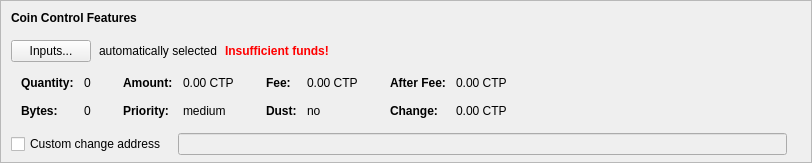
    <widget class="QFrame" name="frameCoinControl">
     <property name="sizePolicy">
      <sizepolicy hsizetype="Expanding" vsizetype="Expanding">
       <horstretch>0</horstretch>
       <verstretch>0</verstretch>
      </sizepolicy>
     </property>
     <property name="maximumSize">
      <size>
       <width>16777215</width>
       <height>16777215</height>
      </size>
     </property>
     <property name="frameShape">
      <enum>QFrame::StyledPanel</enum>
     </property>
     <property name="frameShadow">
      <enum>QFrame::Sunken</enum>
     </property>
     <layout class="QVBoxLayout" name="verticalLayoutCoinControl2">
      <property name="spacing">
       <number>0</number>
      </property>
      <property name="leftMargin">
       <number>0</number>
      </property>
      <property name="topMargin">
       <number>0</number>
      </property>
      <property name="rightMargin">
       <number>0</number>
      </property>
      <property name="bottomMargin">
       <number>6</number>
      </property>
      <item>
       <layout class="QVBoxLayout" name="verticalLayoutCoinControl" stretch="0,0,0,0,1">
        <property name="spacing">
         <number>0</number>
        </property>
        <property name="leftMargin">
         <number>10</number>
        </property>
        <property name="topMargin">
         <number>10</number>
        </property>
        <item>
         <layout class="QHBoxLayout" name="horizontalLayoutCoinControl1">
          <property name="bottomMargin">
           <number>15</number>
          </property>
          <item>
           <widget class="QLabel" name="labelCoinControlFeatures">
            <property name="sizePolicy">
             <sizepolicy hsizetype="Preferred" vsizetype="Maximum">
              <horstretch>0</horstretch>
              <verstretch>0</verstretch>
             </sizepolicy>
            </property>
            <property name="font">
             <font>
              <weight>75</weight>
              <bold>true</bold>
             </font>
            </property>
            <property name="styleSheet">
             <string notr="true">font-weight:bold;</string>
            </property>
            <property name="text">
             <string>Coin Control Features</string>
            </property>
           </widget>
          </item>
         </layout>
        </item>
        <item>
         <layout class="QHBoxLayout" name="horizontalLayoutCoinControl2" stretch="0,0,0,0">
          <property name="spacing">
           <number>8</number>
          </property>
          <property name="bottomMargin">
           <number>10</number>
          </property>
          <item>
           <widget class="QPushButton" name="pushButtonCoinControl">
            <property name="styleSheet">
             <string notr="true"/>
            </property>
            <property name="text">
             <string>Inputs...</string>
            </property>
            <property name="autoDefault">
             <bool>false</bool>
            </property>
           </widget>
          </item>
          <item>
           <widget class="QLabel" name="labelCoinControlAutomaticallySelected">
            <property name="text">
             <string>automatically selected</string>
            </property>
            <property name="margin">
             <number>5</number>
            </property>
           </widget>
          </item>
          <item>
           <widget class="QLabel" name="labelCoinControlInsuffFunds">
            <property name="font">
             <font>
              <weight>75</weight>
              <bold>true</bold>
             </font>
            </property>
            <property name="styleSheet">
             <string notr="true">color:red;font-weight:bold;</string>
            </property>
            <property name="text">
             <string>Insufficient funds!</string>
            </property>
            <property name="margin">
             <number>5</number>
            </property>
           </widget>
          </item>
          <item>
           <spacer name="horizontalSpacerCoinControl">
            <property name="orientation">
             <enum>Qt::Horizontal</enum>
            </property>
            <property name="sizeHint" stdset="0">
             <size>
              <width>40</width>
              <height>1</height>
             </size>
            </property>
           </spacer>
          </item>
         </layout>
        </item>
        <item>
         <widget class="QWidget" name="widgetCoinControl" native="true">
          <property name="sizePolicy">
           <sizepolicy hsizetype="Preferred" vsizetype="Preferred">
            <horstretch>0</horstretch>
            <verstretch>0</verstretch>
           </sizepolicy>
          </property>
          <property name="minimumSize">
           <size>
            <width>0</width>
            <height>0</height>
           </size>
          </property>
          <property name="styleSheet">
           <string notr="true"/>
          </property>
          <layout class="QHBoxLayout" name="horizontalLayoutCoinControl5">
           <property name="leftMargin">
            <number>0</number>
           </property>
           <property name="topMargin">
            <number>0</number>
           </property>
           <property name="rightMargin">
            <number>0</number>
           </property>
           <property name="bottomMargin">
            <number>0</number>
           </property>
           <item>
            <layout class="QHBoxLayout" name="horizontalLayoutCoinControl3" stretch="0,0,0,1">
             <property name="spacing">
              <number>20</number>
             </property>
             <property name="topMargin">
              <number>0</number>
             </property>
             <property name="bottomMargin">
              <number>10</number>
             </property>
             <item>
              <layout class="QFormLayout" name="formLayoutCoinControl1">
               <property name="horizontalSpacing">
                <number>10</number>
               </property>
               <property name="verticalSpacing">
                <number>14</number>
               </property>
               <property name="leftMargin">
                <number>10</number>
               </property>
               <property name="topMargin">
                <number>4</number>
               </property>
               <property name="rightMargin">
                <number>6</number>
               </property>
               <item row="0" column="0">
                <widget class="QLabel" name="labelCoinControlQuantityText">
                 <property name="font">
                  <font>
                   <weight>75</weight>
                   <bold>true</bold>
                  </font>
                 </property>
                 <property name="text">
                  <string>Quantity:</string>
                 </property>
                 <property name="margin">
                  <number>0</number>
                 </property>
                </widget>
               </item>
               <item row="0" column="1">
                <widget class="QLabel" name="labelCoinControlQuantity">
                 <property name="cursor">
                  <cursorShape>IBeamCursor</cursorShape>
                 </property>
                 <property name="contextMenuPolicy">
                  <enum>Qt::ActionsContextMenu</enum>
                 </property>
                 <property name="text">
                  <string notr="true">0</string>
                 </property>
                 <property name="margin">
                  <number>0</number>
                 </property>
                 <property name="textInteractionFlags">
                  <set>Qt::LinksAccessibleByMouse|Qt::TextSelectableByKeyboard|Qt::TextSelectableByMouse</set>
                 </property>
                </widget>
               </item>
               <item row="1" column="0">
                <widget class="QLabel" name="labelCoinControlBytesText">
                 <property name="font">
                  <font>
                   <weight>75</weight>
                   <bold>true</bold>
                  </font>
                 </property>
                 <property name="text">
                  <string>Bytes:</string>
                 </property>
                </widget>
               </item>
               <item row="1" column="1">
                <widget class="QLabel" name="labelCoinControlBytes">
                 <property name="cursor">
                  <cursorShape>IBeamCursor</cursorShape>
                 </property>
                 <property name="contextMenuPolicy">
                  <enum>Qt::ActionsContextMenu</enum>
                 </property>
                 <property name="text">
                  <string notr="true">0</string>
                 </property>
                 <property name="textInteractionFlags">
                  <set>Qt::LinksAccessibleByMouse|Qt::TextSelectableByKeyboard|Qt::TextSelectableByMouse</set>
                 </property>
                </widget>
               </item>
              </layout>
             </item>
             <item>
              <layout class="QFormLayout" name="formLayoutCoinControl2">
               <property name="horizontalSpacing">
                <number>10</number>
               </property>
               <property name="verticalSpacing">
                <number>14</number>
               </property>
               <property name="leftMargin">
                <number>6</number>
               </property>
               <property name="topMargin">
                <number>4</number>
               </property>
               <property name="rightMargin">
                <number>6</number>
               </property>
               <item row="0" column="0">
                <widget class="QLabel" name="labelCoinControlAmountText">
                 <property name="font">
                  <font>
                   <weight>75</weight>
                   <bold>true</bold>
                  </font>
                 </property>
                 <property name="text">
                  <string>Amount:</string>
                 </property>
                 <property name="margin">
                  <number>0</number>
                 </property>
                </widget>
               </item>
               <item row="0" column="1">
                <widget class="QLabel" name="labelCoinControlAmount">
                 <property name="cursor">
                  <cursorShape>IBeamCursor</cursorShape>
                 </property>
                 <property name="contextMenuPolicy">
                  <enum>Qt::ActionsContextMenu</enum>
                 </property>
                 <property name="text">
                  <string notr="true">0.00 CTP</string>
                 </property>
                 <property name="textInteractionFlags">
                  <set>Qt::LinksAccessibleByMouse|Qt::TextSelectableByKeyboard|Qt::TextSelectableByMouse</set>
                 </property>
                </widget>
               </item>
               <item row="1" column="0">
                <widget class="QLabel" name="labelCoinControlPriorityText">
                 <property name="font">
                  <font>
                   <weight>75</weight>
                   <bold>true</bold>
                  </font>
                 </property>
                 <property name="text">
                  <string>Priority:</string>
                 </property>
                </widget>
               </item>
               <item row="1" column="1">
                <widget class="QLabel" name="labelCoinControlPriority">
                 <property name="cursor">
                  <cursorShape>IBeamCursor</cursorShape>
                 </property>
                 <property name="contextMenuPolicy">
                  <enum>Qt::ActionsContextMenu</enum>
                 </property>
                 <property name="text">
                  <string>medium</string>
                 </property>
                 <property name="textInteractionFlags">
                  <set>Qt::LinksAccessibleByMouse|Qt::TextSelectableByKeyboard|Qt::TextSelectableByMouse</set>
                 </property>
                </widget>
               </item>
              </layout>
             </item>
             <item>
              <layout class="QFormLayout" name="formLayoutCoinControl3">
               <property name="horizontalSpacing">
                <number>10</number>
               </property>
               <property name="verticalSpacing">
                <number>14</number>
               </property>
               <property name="leftMargin">
                <number>6</number>
               </property>
               <property name="topMargin">
                <number>4</number>
               </property>
               <property name="rightMargin">
                <number>6</number>
               </property>
               <item row="0" column="0">
                <widget class="QLabel" name="labelCoinControlFeeText">
                 <property name="font">
                  <font>
                   <weight>75</weight>
                   <bold>true</bold>
                  </font>
                 </property>
                 <property name="text">
                  <string>Fee:</string>
                 </property>
                 <property name="margin">
                  <number>0</number>
                 </property>
                </widget>
               </item>
               <item row="0" column="1">
                <widget class="QLabel" name="labelCoinControlFee">
                 <property name="cursor">
                  <cursorShape>IBeamCursor</cursorShape>
                 </property>
                 <property name="contextMenuPolicy">
                  <enum>Qt::ActionsContextMenu</enum>
                 </property>
                 <property name="text">
                  <string notr="true">0.00 CTP</string>
                 </property>
                 <property name="textInteractionFlags">
                  <set>Qt::LinksAccessibleByMouse|Qt::TextSelectableByKeyboard|Qt::TextSelectableByMouse</set>
                 </property>
                </widget>
               </item>
               <item row="1" column="0">
                <widget class="QLabel" name="labelCoinControlLowOutputText">
                 <property name="font">
                  <font>
                   <weight>75</weight>
                   <bold>true</bold>
                  </font>
                 </property>
                 <property name="text">
                  <string>Dust:</string>
                 </property>
                </widget>
               </item>
               <item row="1" column="1">
                <widget class="QLabel" name="labelCoinControlLowOutput">
                 <property name="cursor">
                  <cursorShape>IBeamCursor</cursorShape>
                 </property>
                 <property name="contextMenuPolicy">
                  <enum>Qt::ActionsContextMenu</enum>
                 </property>
                 <property name="text">
                  <string>no</string>
                 </property>
                 <property name="textInteractionFlags">
                  <set>Qt::LinksAccessibleByMouse|Qt::TextSelectableByKeyboard|Qt::TextSelectableByMouse</set>
                 </property>
                </widget>
               </item>
              </layout>
             </item>
             <item>
              <layout class="QFormLayout" name="formLayoutCoinControl4">
               <property name="horizontalSpacing">
                <number>10</number>
               </property>
               <property name="verticalSpacing">
                <number>14</number>
               </property>
               <property name="leftMargin">
                <number>6</number>
               </property>
               <property name="topMargin">
                <number>4</number>
               </property>
               <property name="rightMargin">
                <number>6</number>
               </property>
               <item row="0" column="0">
                <widget class="QLabel" name="labelCoinControlAfterFeeText">
                 <property name="font">
                  <font>
                   <weight>75</weight>
                   <bold>true</bold>
                  </font>
                 </property>
                 <property name="text">
                  <string>After Fee:</string>
                 </property>
                 <property name="margin">
                  <number>0</number>
                 </property>
                </widget>
               </item>
               <item row="0" column="1">
                <widget class="QLabel" name="labelCoinControlAfterFee">
                 <property name="cursor">
                  <cursorShape>IBeamCursor</cursorShape>
                 </property>
                 <property name="contextMenuPolicy">
                  <enum>Qt::ActionsContextMenu</enum>
                 </property>
                 <property name="text">
                  <string notr="true">0.00 CTP</string>
                 </property>
                 <property name="textInteractionFlags">
                  <set>Qt::LinksAccessibleByMouse|Qt::TextSelectableByKeyboard|Qt::TextSelectableByMouse</set>
                 </property>
                </widget>
               </item>
               <item row="1" column="0">
                <widget class="QLabel" name="labelCoinControlChangeText">
                 <property name="font">
                  <font>
                   <weight>75</weight>
                   <bold>true</bold>
                  </font>
                 </property>
                 <property name="text">
                  <string>Change:</string>
                 </property>
                </widget>
               </item>
               <item row="1" column="1">
                <widget class="QLabel" name="labelCoinControlChange">
                 <property name="cursor">
                  <cursorShape>IBeamCursor</cursorShape>
                 </property>
                 <property name="contextMenuPolicy">
                  <enum>Qt::ActionsContextMenu</enum>
                 </property>
                 <property name="text">
                  <string notr="true">0.00 CTP</string>
                 </property>
                 <property name="textInteractionFlags">
                  <set>Qt::LinksAccessibleByMouse|Qt::TextSelectableByKeyboard|Qt::TextSelectableByMouse</set>
                 </property>
                </widget>
               </item>
              </layout>
             </item>
            </layout>
           </item>
          </layout>
         </widget>
        </item>
        <item>
         <layout class="QHBoxLayout" name="horizontalLayoutCoinControl4" stretch="0,0,0">
          <property name="spacing">
           <number>12</number>
          </property>
          <property name="sizeConstraint">
           <enum>QLayout::SetDefaultConstraint</enum>
          </property>
          <property name="topMargin">
           <number>5</number>
          </property>
          <property name="rightMargin">
           <number>5</number>
          </property>
          <item>
           <widget class="QCheckBox" name="checkBoxCoinControlChange">
            <property name="toolTip">
             <string>If this is activated, but the change address is empty or invalid, change will be sent to a newly generated address.</string>
            </property>
            <property name="text">
             <string>Custom change address</string>
            </property>
           </widget>
          </item>
          <item>
           <widget class="QValidatedLineEdit" name="lineEditCoinControlChange">
            <property name="enabled">
             <bool>false</bool>
            </property>
            <property name="sizePolicy">
             <sizepolicy hsizetype="Expanding" vsizetype="Fixed">
              <horstretch>0</horstretch>
              <verstretch>0</verstretch>
             </sizepolicy>
            </property>
           </widget>
          </item>
          <item>
           <widget class="QLabel" name="labelCoinControlChangeLabel">
            <property name="sizePolicy">
             <sizepolicy hsizetype="Preferred" vsizetype="Expanding">
              <horstretch>0</horstretch>
              <verstretch>0</verstretch>
             </sizepolicy>
            </property>
            <property name="minimumSize">
             <size>
              <width>0</width>
              <height>0</height>
             </size>
            </property>
            <property name="text">
             <string/>
            </property>
            <property name="margin">
             <number>3</number>
            </property>
           </widget>
          </item>
         </layout>
        </item>
        <item>
         <spacer name="verticalSpacerCoinControl">
          <property name="orientation">
           <enum>Qt::Vertical</enum>
          </property>
          <property name="sizeHint" stdset="0">
           <size>
            <width>800</width>
            <height>1</height>
           </size>
          </property>
         </spacer>
        </item>
       </layout>
      </item>
     </layout>
    </widget>
